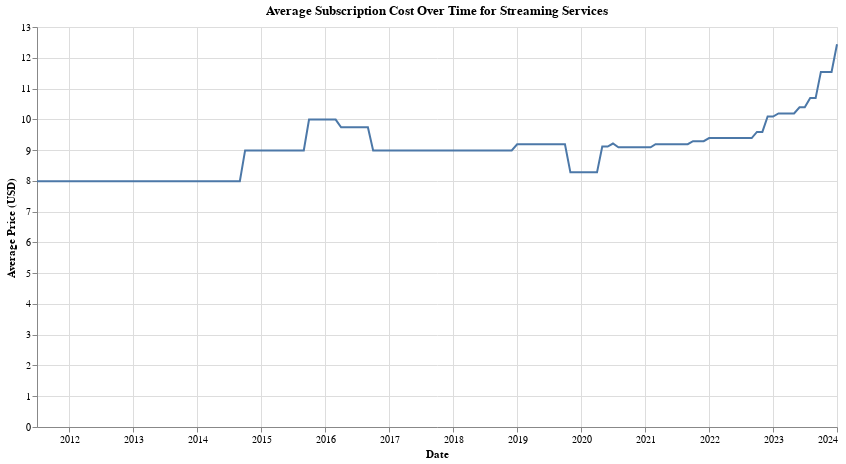

This figure's notebook cell:
### Code cell
# Create a line chart for the average subscription cost over time
average_line_chart = alt.Chart(average_price_over_time).mark_line().encode(
    x=alt.X('Date:T', title='Date'),
    y=alt.Y('Average Subscription Price:Q', title='Average Price (USD)'),
    tooltip=['Date:T', 'Average Subscription Price:Q']
).properties(
    title='Average Subscription Cost Over Time for Streaming Services',
    width=800,
    height=400
)

average_line_chart

### Figure 1 — Vega-Lite specification as saved in the notebook (floating-point values rounded to 4 significant figures; data arrays with more than 128 entries replaced by an {"elided": "..."} marker saying what was removed)
{"config": {"view": {"continuousWidth": 300, "continuousHeight": 300}}, "data": {"name": "data-5cfed456f2a20be73f4c23b16d7932ce"}, "mark": {"type": "line"}, "encoding": {"tooltip": [{"field": "Date", "type": "temporal"}, {"field": "Average Subscription Price", "type": "quantitative"}], "x": {"field": "Date", "title": "Date", "type": "temporal"}, "y": {"field": "Average Subscription Price", "title": "Average Price (USD)", "type": "quantitative"}}, "height": 400, "title": "Average Subscription Cost Over Time for Streaming Services", "width": 800, "$schema": "https://vega.github.io/schema/vega-lite/v5.8.0.json", "datasets": {"data-5cfed456f2a20be73f4c23b16d7932ce": {"elided": "151 records"}}}
